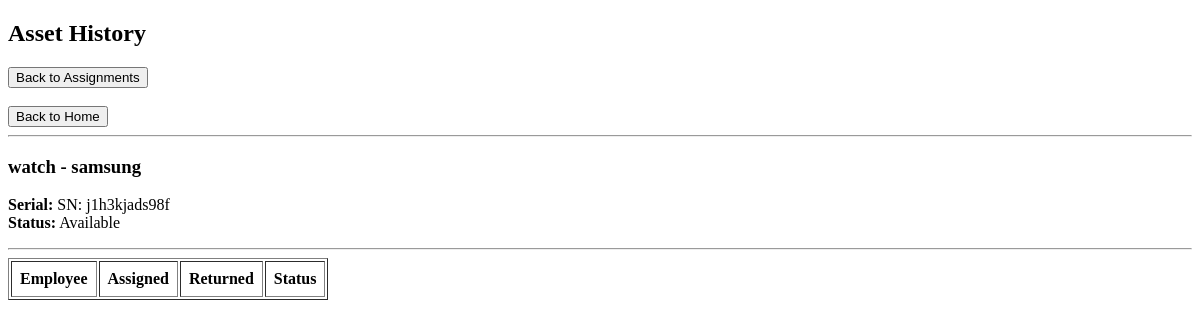
Before: /asset/9 with the older database file.
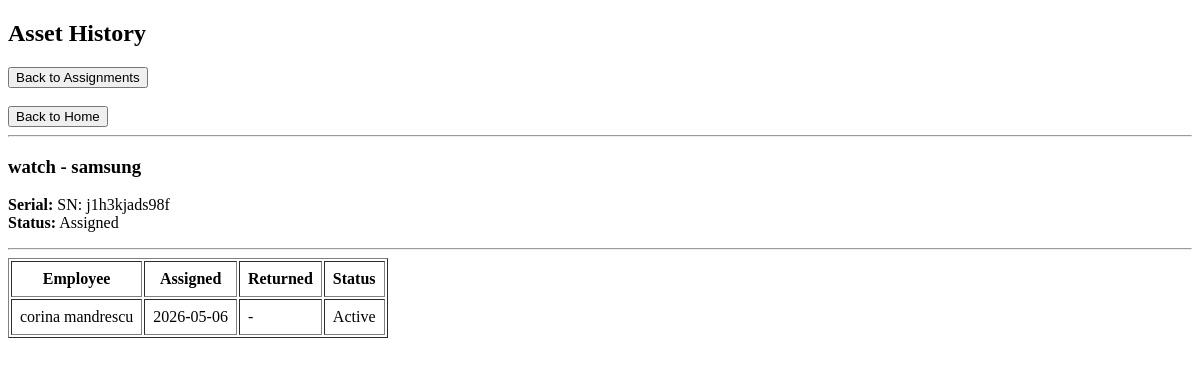
After: the same page with the newer database file.
### tables this page shows
CREATE TABLE assets (
        id INTEGER PRIMARY KEY AUTOINCREMENT,
        category TEXT,
        brand TEXT,
        serial_number TEXT UNIQUE,
        status TEXT NOT NULL DEFAULT 'Available',
        purchase_date TEXT
    );

CREATE TABLE assignments (
        id INTEGER PRIMARY KEY AUTOINCREMENT,
        asset_id INTEGER NOT NULL,
        employee_id INTEGER NOT NULL,
        assigned_date TEXT NOT NULL,
        returned_date TEXT,
        status TEXT NOT NULL DEFAULT 'Active',

        FOREIGN KEY (asset_id) REFERENCES assets(id),
        FOREIGN KEY (employee_id) REFERENCES employees(id)
    );

### routes/assignments.py (the view)
    @app.route("/asset/<int:asset_id>")
    def asset_history(asset_id):
        history = get_asset_history(asset_id)
        asset = get_asset_details(asset_id)
        return render_template("assignments/history.html", history=history, asset=asset)

### models/asset.py (called while the page is built)
    def full_name(self):
        return f"{self.category} - {self.brand}"

    def serial(self):
        return f"SN: {self.serial_number}"

### models/employee.py (called while the page is built)
    def full_name(self):
        return f"{self.first_name} {self.last_name}"

### services/assignments.py (called while the page is built)
def get_asset_details(asset_id):
    conn = sqlite3.connect(DB_PATH)
    conn.row_factory = sqlite3.Row
    cursor = conn.cursor()
    cursor.execute("""
        SELECT *
        FROM assets
        WHERE id = ?
    """, (asset_id,))
    row = cursor.fetchone()
    conn.close()
    if row:
        return Asset(
            row["id"],
            row["category"],
            row["brand"],
            row["serial_number"],
            row["status"]
        )
    return None

### templates/assignments/history.html (shortened to what this page needs)
<!DOCTYPE html>
<html>
<head>
</head>
<body>
<h2>Asset History</h2>
<button onclick="window.location.href='/assignments'">Back to Assignments</button>
<br><br>
<button onclick="window.location.href='/'">Back to Home</button>
<hr>
<h3>
    {{ asset.full_name() }}
</h3>
<p>
    <b>Serial:</b> {{ asset.serial() }}<br>
    <b>Status:</b> {{ asset.status }}
</p>
<hr>
<table border="1" cellpadding="8">
    <tr>
        <th>Employee</th>
        <th>Assigned</th>
        <th>Returned</th>
        <th>Status</th>
    </tr>
    {% for row in history %}
    <tr>
        <td>{{ row["employee"].full_name() }}</td>
        <td>{{ row["assigned_date"] }}</td>
        <td>{{ row["returned_date"] or "-" }}</td>
        <td>{{ row["status"] }}</td>
    </tr>
    {% endfor %}
</table>
</body>
</html>

Changed rows visible on the page:
changed assets: status "Available" → "Assigned"
added assignments: employee.full_name "corina mandrescu", assigned_date "2026-05-06", row "-", status "Active"
